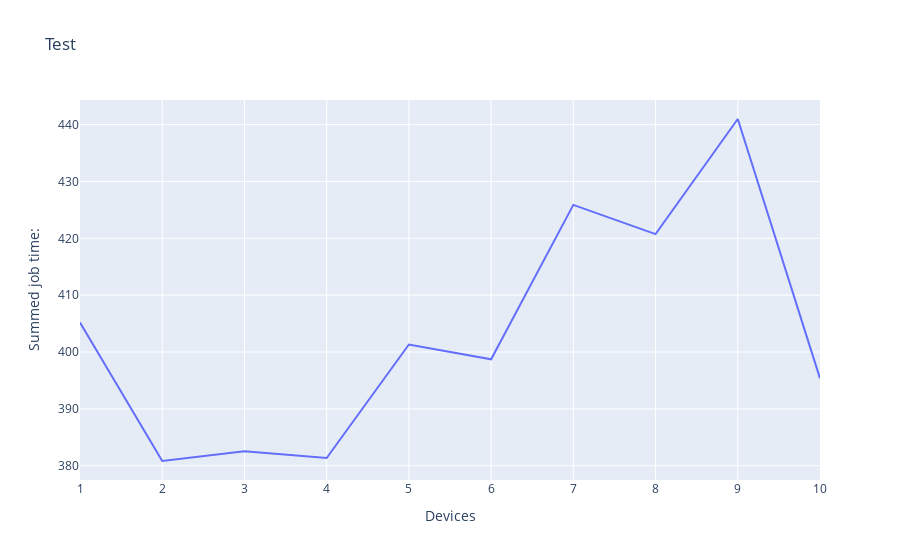

The notebook cell saved with this chart:
### Code cell
fig = px.line(df, x="Devices", y="Summed job time:", title='Test')
#layout = go.Layout(yaxis=dict(tickformat=".2%"))
#fig.update_layout(yaxis_tickformat=".2%")
fig.update_yaxes(type='linear')
fig.show()

### Figure 1 — Plotly figure (JSON) as saved in the notebook; plotly's stock layout.template omitted (floating-point values rounded to 4 significant figures)
{"data": [{"hovertemplate": "Devices=%{x}<br>Summed job time:=%{y}<extra></extra>", "legendgroup": "", "line": {"color": "#636efa", "dash": "solid"}, "marker": {"symbol": "circle"}, "mode": "lines", "name": "", "orientation": "v", "showlegend": false, "type": "scatter", "x": [1, 2, 3, 4, 5, 6, 7, 8, 9, 10], "xaxis": "x", "y": ["405.19", "380.84", "382.57", "381.37", "401.33", "398.72", "425.88", "420.73", "440.98", "395.37"], "yaxis": "y"}], "layout": {"legend": {"tracegroupgap": 0}, "title": {"text": "Test"}, "xaxis": {"anchor": "y", "domain": [0, 1], "title": {"text": "Devices"}}, "yaxis": {"anchor": "x", "domain": [0, 1], "title": {"text": "Summed job time:"}, "type": "linear"}}}
